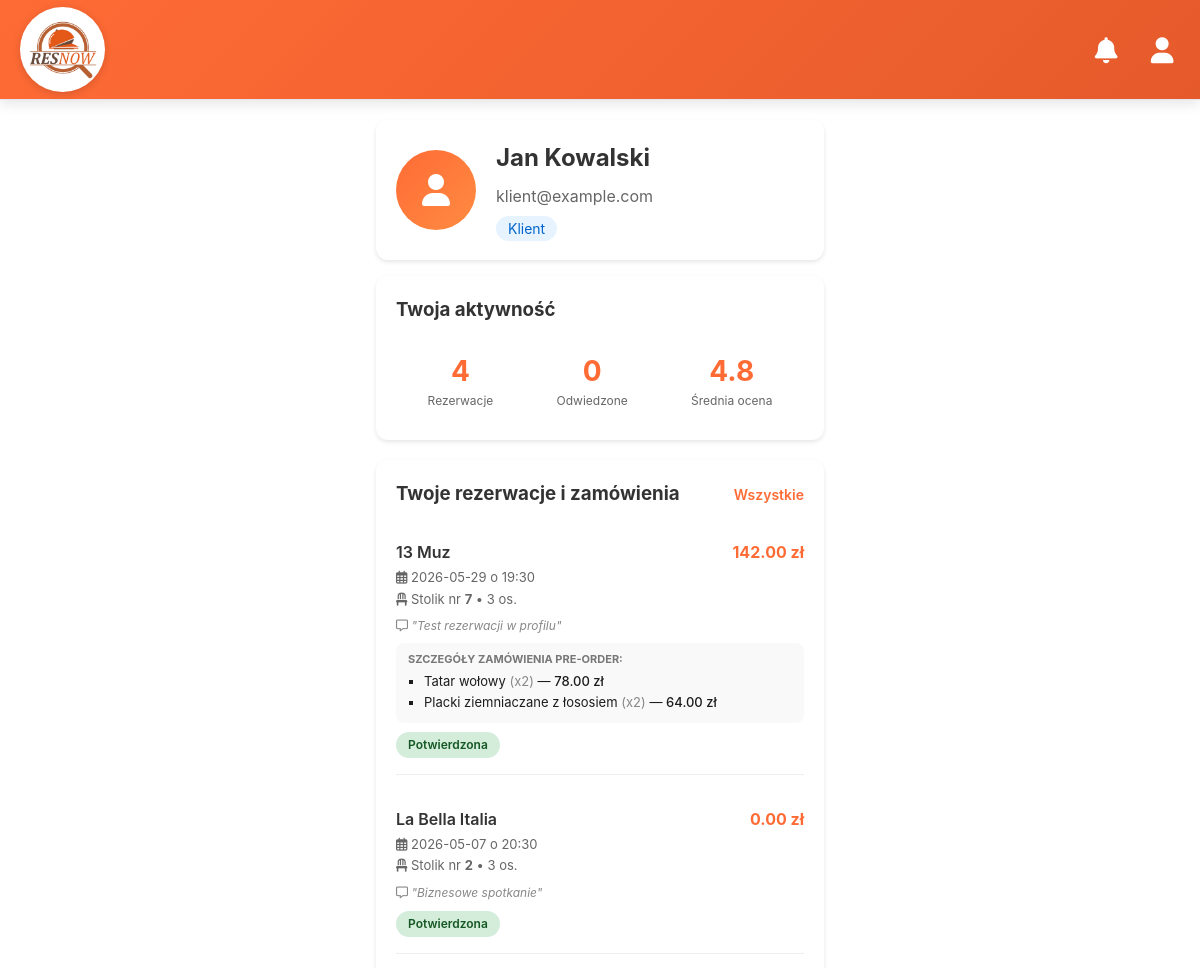
Page /client/profile (signed in, upper part) on the earlier database version.
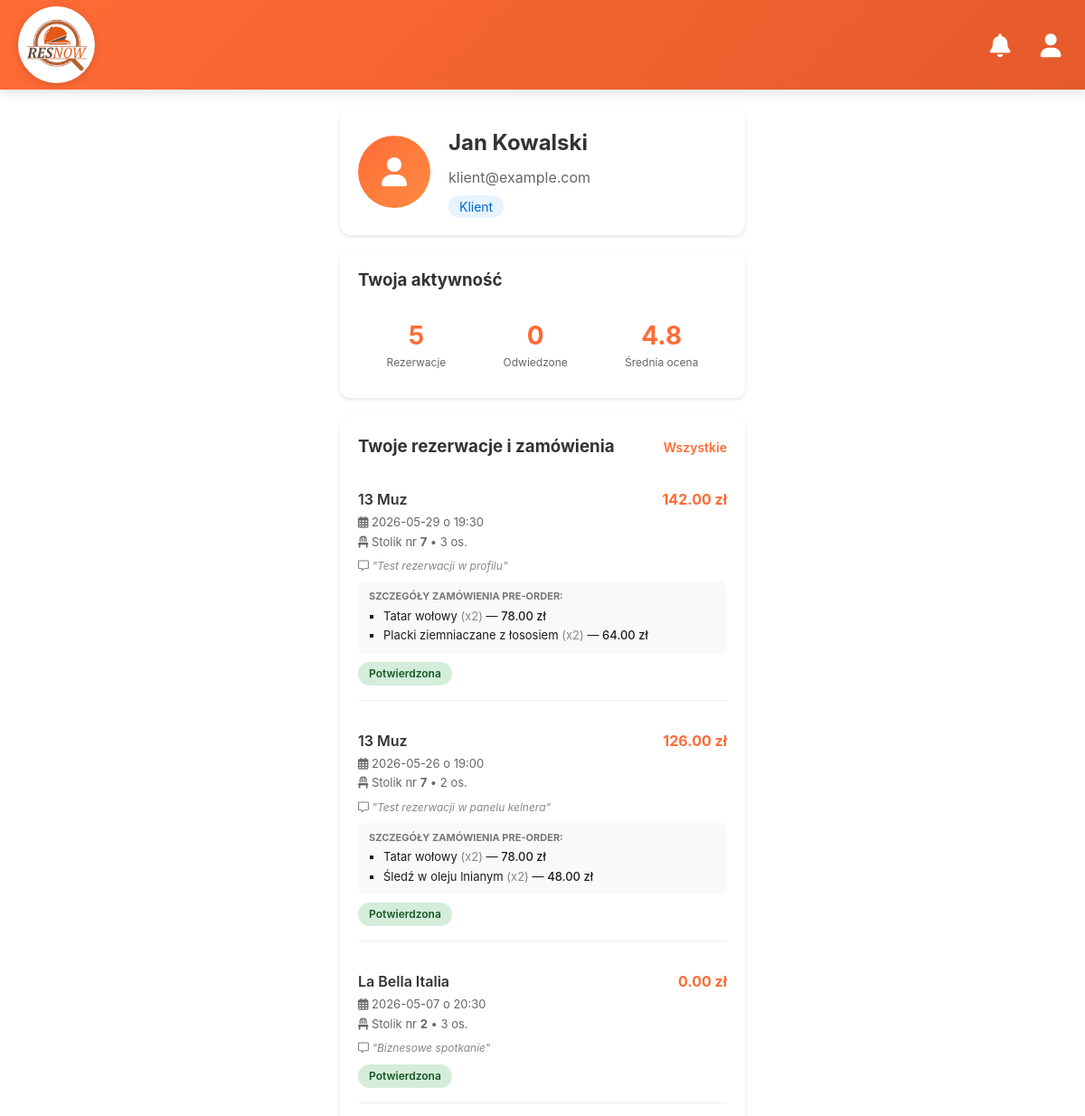
Same page on the later database version.
### models.py (models this page shows, shortened)
class User(db.Model):
    __tablename__ = 'users'
    id = db.Column(db.Integer, primary_key=True)
    name = db.Column(db.String(100), nullable=False)
    email = db.Column(db.String(120), unique=True, nullable=False)
    password = db.Column(db.String(200), nullable=False)
    role = db.Column(db.String(20), nullable=False)
    restaurant_id = db.Column(db.Integer, db.ForeignKey('restaurants.id'), nullable=True)
    restaurant = db.relationship('Restaurant', backref='employees')

class Reservation(db.Model):
    __tablename__ = 'reservations'
    id = db.Column(db.Integer, primary_key=True)
    user_id = db.Column(db.Integer, db.ForeignKey('users.id'), nullable=False)
    restaurant_id = db.Column(db.Integer, db.ForeignKey('restaurants.id'), nullable=False)
    table_id = db.Column(db.Integer, db.ForeignKey('tables.id'), nullable=False)
    date = db.Column(db.Date, nullable=False)
    time = db.Column(db.Time, nullable=False)
    people = db.Column(db.Integer, nullable=False)
    status = db.Column(db.String(20), default='pending')  # pending, confirmed, cancelled
    notes = db.Column(db.Text)
    created_at = db.Column(db.DateTime, default=datetime.utcnow)
    user = db.relationship('User', backref='reservations')
    table = db.relationship('Table', backref='reservations')
    restaurant = db.relationship('Restaurant', backref='reservations')
    items = db.relationship('ReservationItem', backref='reservation', cascade="all, delete-orphan")
    @property
    def total_price(self):
        total = 0.0
        for item in self.items:
            if item.menu_item:
                total += item.quantity * item.menu_item.price
        return total

class Restaurant(db.Model):
    __tablename__ = 'restaurants'
    id = db.Column(db.Integer, primary_key=True)
    name = db.Column(db.String(100), nullable=False)
    address = db.Column(db.String(200))
    cuisine = db.Column(db.String(100))
    rating = db.Column(db.Float)
    delivery = db.Column(db.Boolean, default=False)
    reservation = db.Column(db.Boolean, default=True)
    opening_hours = db.Column(db.String(50))
    delivery_time = db.Column(db.String(50))

class ReservationItem(db.Model):
    __tablename__ = 'reservation_items'
    reservation_id = db.Column(db.Integer, db.ForeignKey('reservations.id', ondelete='CASCADE'), primary_key=True)
    menu_item_id = db.Column(db.Integer, db.ForeignKey('menu_items.id', ondelete='CASCADE'), primary_key=True)
    quantity = db.Column(db.Integer, nullable=False, default=1)
    menu_item = db.relationship('MenuItem')

class MenuItem(db.Model):
    __tablename__ = 'menu_items'
    id = db.Column(db.Integer, primary_key=True)
    restaurant_id = db.Column(db.Integer, db.ForeignKey('restaurants.id'))
    name = db.Column(db.String(100))
    price = db.Column(db.Float)
    category = db.Column(db.String(50))
    description = db.Column(db.Text)
    available = db.Column(db.Boolean, default=True)
    restaurant = db.relationship('Restaurant', backref='menu_items')

class Table(db.Model):
    __tablename__ = 'tables'
    id = db.Column(db.Integer, primary_key=True)
    restaurant_id = db.Column(
        db.Integer,
        db.ForeignKey('restaurants.id'),
        nullable=False
    )
    number = db.Column(db.String(10), nullable=False)
    seats = db.Column(db.Integer)
    status = db.Column(db.String(20), default='free')
    location = db.Column(db.String(100))
    x = db.Column(db.Integer)
    y = db.Column(db.Integer)
    shape = db.Column(db.String(20))
    width = db.Column(db.Integer, nullable=True)
    height = db.Column(db.Integer, nullable=True)
    radius = db.Column(db.Integer, nullable=True)
    rotation = db.Column(db.Integer, default=0)
    restaurant = db.relationship(
        'Restaurant',
        backref='tables'
    )

### app.py (the view)
@app.route('/client/profile')
@login_required
def client_profile():
    if session.get('role') != 'client':
        flash('Brak dostępu', 'danger')
        return redirect(url_for('login'))
    user = User.query.get(session['user_id'])
    reservations = Reservation.query.filter_by(user_id=user.id) \
        .order_by(Reservation.date.desc(), Reservation.time.desc()) \
        .all()
    restaurants = Restaurant.query.all()
    return render_template('client/profile_mobile.html',
                           user=user,
                           reservations=reservations,
                           resturants=restaurants)

### app.py (called while the page is built)
@app.context_processor
def inject_now():
    return {'now': datetime.now()}

def login_required(f):
    @wraps(f)
    def decorated_function(*args, **kwargs):
        if 'user_id' not in session:
            flash('Proszę się zalogować', 'warning')
            return redirect(url_for('login'))
        return f(*args, **kwargs)
    return decorated_function

### templates/client/profile_mobile.html (shortened to what this page needs)
{% extends "mobile_layout.html" %}
{% block content %}
<div style="max-width: 480px; margin: 0 auto; padding: 0 16px;">
<div class="profile-container">
    <div class="profile-header">
        <div class="profile-avatar">
            <i class="fas fa-user"></i>
        </div>
        <div class="profile-info">
            <h2>{{ user.name }}</h2>
            <p>{{ user.email }}</p>
            <p style="margin-top: 8px;">
                <span style="background: #e7f3ff; color: #0066cc; padding: 4px 12px; border-radius: 20px; font-size: 14px;">
                    Klient
                </span>
            </p>
        </div>
    </div>
<div class="profile-section">
    <h3>Twoja aktywność</h3>
    <div style="display: flex; justify-content: space-around; text-align: center; padding: 10px 0;">
        <div>
            <div style="font-size: 28px; font-weight: 700; color: #FF6B35;">{{ reservations|length }}</div>
            <div style="font-size: 12px; color: #666;">Rezerwacje</div>
        </div>
        <div>
            <div style="font-size: 28px; font-weight: 700; color: #FF6B35;">{{ restaurants|length }}</div>
            <div style="font-size: 12px; color: #666;">Odwiedzone</div>
        </div>
        <div>
            <div style="font-size: 28px; font-weight: 700; color: #FF6B35;">4.8</div>
            <div style="font-size: 12px; color: #666;">Średnia ocena</div>
        </div>
    </div>
</div>
    <div class="profile-section">
            <h3>
                Twoje rezerwacje i zamówienia
                <a href="#" class="section-link">Wszystkie</a>
            </h3>
            {% if reservations %}
                {% for res in reservations %}
                <div class="reservation-item" style="padding-bottom: 16px; margin-bottom: 16px; border-bottom: 1px solid #eee;">
                    <div class="reservation-title" style="font-size: 16px; display: flex; justify-content: space-between; align-items: center;">
                        <span>{{ res.restaurant.name }}</span>
                        <span style="color: #FF6B35; font-weight: 700;">
                            {% if res.total_price > 0 %}
                                {{ "%.2f"|format(res.total_price) }} zł
                            {% else %}
                                0.00 zł
                            {% endif %}
                        </span>
                    </div>
                    <div class="reservation-details" style="margin-top: 4px; color: #666; font-size: 13px;">
                        <div>
                            <i class="far fa-calendar-alt"></i> {{ res.date.strftime('%Y-%m-%d') if res.date.strftime else res.date }} o {{ res.time.strftime('%H:%M') if res.time.strftime else res.time }}
                        </div>
                        <div style="margin-top: 2px;">
                            <i class="fas fa-chair"></i> Stolik nr <strong>{{ res.table.number }}</strong> • {{ res.people }} os.
                        </div>
                    </div>
                    {% if res.notes %}
                        <div style="font-size: 12px; color: #888; margin: 6px 0 2px 0;">
                            <i class="far fa-comment-alt"></i> <em>"{{ res.notes }}"</em>
                        </div>
                    {% endif %}
                    {% if res.items %}
                        <div class="reservation-menu-items" style="background: #f9f9f9; border-radius: 8px; padding: 8px 12px; margin-top: 8px; font-size: 13px;">
                            <strong style="font-size: 11px; text-transform: uppercase; color: #777; display: block; margin-bottom: 4px;">Szczegóły zamówienia pre-order:</strong>
                            <ul style="margin: 0; padding-left: 16px; list-style-type: square;">
                                {% for item in res.items %}
                                    <li style="margin-bottom: 2px;">
                                        {{ item.menu_item.name }}
                                        <span style="color: #888;">(x{{ item.quantity }})</span>
                                        — <span style="font-weight: 500;">{{ "%.2f"|format(item.quantity * item.menu_item.price) }} zł</span>
                                    </li>
                                {% endfor %}
                            </ul>
                        </div>
                    {% endif %}
                    <div style="margin-top: 8px;">
                        <span class="status-badge {% if res.status == 'confirmed' %}status-confirmed{% else %}status-pending{% endif %}">
                            {% if res.status == 'confirmed' %}Potwierdzona{% else %}Oczekuje{% endif %}
                        </span>
                    </div>
                </div>
                {% endfor %}
            {% else %}
                <p style="color: #999; text-align: center; padding: 20px 0;">Brak historii rezerwacji.</p>
            {% endif %}
        </div>
</div>
</div>
{% endblock %}

### templates/mobile_layout.html (shortened to what this page needs)
<!DOCTYPE html>
<html lang="pl">
<head>
    <link rel="stylesheet" href="https://cdnjs.cloudflare.com/ajax/libs/font-awesome/6.0.0/css/all.min.css">
    <link rel="stylesheet" href="{{ url_for('static', filename='css/mobile.css') }}">
</head>
<body>
<header class="header safe-area-top" style="background: linear-gradient(135deg, #FF6B35, #E55A2B); height: 120px; padding: 0 20px;">
    <div class="header-title">
        <div style="background: white; border-radius: 50%; width: 85px; height: 85px; display: flex; align-items: center; justify-content: center; box-shadow: 0 2px 8px rgba(0,0,0,0.15);">
            <img src="{{ url_for('static', filename='images/logo.png') }}" alt="ResNow" style="height: 80px;">
        </div>
    </div>
    <div class="header-actions" style="gap: 20px;">
        <button class="header-btn" onclick="toggleNotifications()" style="color: white; font-size: 26px;">
            <i class="fas fa-bell"></i>
        </button>
        <a href="{{ url_for('client_profile') }}" class="header-btn" style="color: white; font-size: 26px;">
            <i class="fas fa-user"></i>
        </a>
    </div>
</header>
    <main class="main safe-area-bottom">
        {% block content %}{% endblock %}
    </main>
</body>
</html>

### static/css/mobile.css (style rules this page uses)
:root { --primary-orange: #FF6B35; --primary-orange-light: #FF8C42; --primary-orange-dark: #E55A2B; --white: #FFFFFF; --light-gray: #F5F5F7; --gray: #8E8E93; --dark-gray: #636366; --dark: #1C1C1E; --black: #000000; --success: #34C759; --warning: #FF9500; --danger: #FF3B30; --info: #007AFF; --background: #FFFFFF; --card-background: #FFFFFF; --shadow: 0 2px 10px rgba(0, 0, 0, 0.08); --shadow-heavy: 0 4px 20px rgba(0, 0, 0, 0.15); --radius-sm: 8px; --radius-md: 12px; --radius-lg: 16px; --radius-xl: 24px; --spacing-xs: 4px; --spacing-sm: 8px; --spacing-md: 16px; --spacing-lg: 24px; --spacing-xl: 32px; }
* { margin: 0; padding: 0; box-sizing: border-box; }
body { font-family: -apple-system, BlinkMacSystemFont, 'Segoe UI', Roboto, Oxygen, Ubuntu, Cantarell, sans-serif; background-color: var(--background); color: var(--dark); line-height: 1.5; -webkit-font-smoothing: antialiased; -moz-osx-font-smoothing: grayscale; }
.header { position: fixed; top: 0; left: 0; right: 0; height: 60px; background-color: var(--white); display: flex; align-items: center; justify-content: space-between; padding: 0 16px; border-bottom: 1px solid #E5E5EA; z-index: 1000; box-shadow: 0 1px 3px rgba(0, 0, 0, 0.1); }
.header.safe-area-top { padding-top: env(safe-area-inset-top); }
.header-title { font-size: 20px; font-weight: 600; color: var(--dark); display: flex; align-items: center; gap: 8px; }
.header-actions { display: flex; gap: 12px; }
.header-btn { width: 36px; height: 36px; border-radius: 50%; background: none; border: none; display: flex; align-items: center; justify-content: center; color: var(--dark); font-size: 18px; position: relative; cursor: pointer; }
.main { padding-top: 60px; padding-bottom: 70px; min-height: 100vh; }
.main.safe-area-bottom { padding-bottom: calc(70px + env(safe-area-inset-bottom)); }

Differences in the rows shown:
added Reservation: restaurant.name "13 Muz", date "2026-05-26", time "19:00", table.number "7", people "2", notes "Test rezerwacji w panelu kelnera", status "Potwierdzona"
added ReservationItem: total_price "126.00", menu_item.name "Tatar wołowy", quantity "2", item.quantity*item.menu_item.price "78.00", shown under "13 Muz"
added ReservationItem: menu_item.name "Śledź w oleju lnianym", quantity "2", item.quantity*item.menu_item.price "48.00", shown under "13 Muz"
Other differences:
{{ reservations|length }}: "4" → "5"
